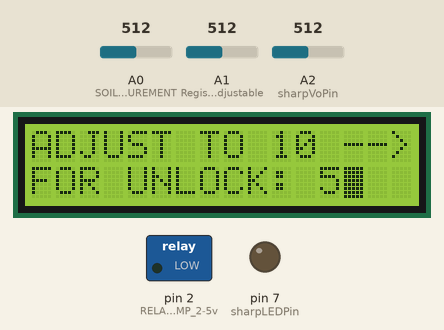
Recording of a sketch running on a simulated Arduino Uno, built with avr-gcc and run on an emulated ATmega328P. Shown: 16×2 character LCD, switched loads named in the sketch (green lamp = pin HIGH), output pins drawn as LEDs (lit = HIGH). Inputs (shaded band) come from the test bench; at power-on: A1 (Registor_adjustable) = 512, A0 (SOIL_MOISURE_MEANSUREMENT) = 512, A2 (sharpVoPin) = 512. What the sketch prints to the serial monitor is not drawn.

Above: at 4.5 s.
4.6 s: A1 (Registor_adjustable) set to 985
At 5.4 s:
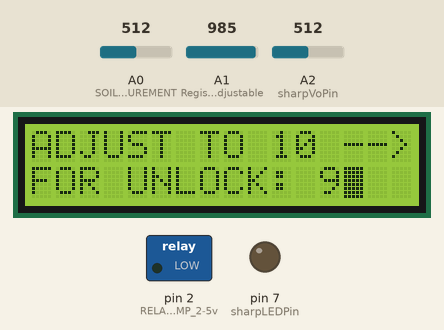
6.2 s: A1 (Registor_adjustable) set to 1011
At 8.7 s:
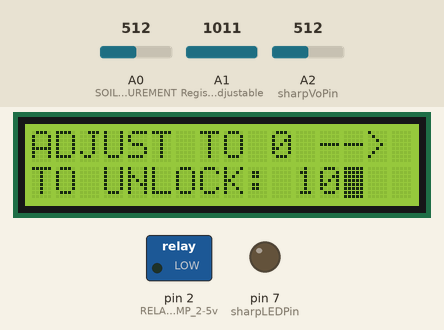
9.3 s: A1 (Registor_adjustable) set to 106
At 11.1 s:
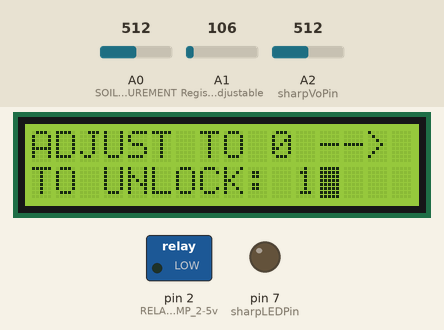
11.4 s: A1 (Registor_adjustable) set to 89
At 23.1 s:
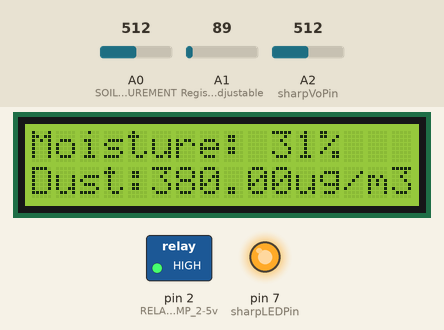
Timing chart, 0 to 25.6 s (numbered marks = the images above; inputs shaded):
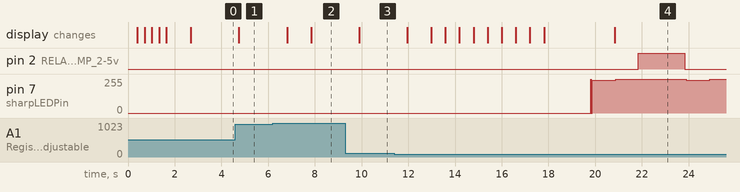

Measured:
- the behaviour switches between 999 and 1000 on A1 (Registor_adjustable) (found by bisection; images 1 and 2)
- the behaviour switches between 100 and 99 on A1 (Registor_adjustable) (found by bisection; images 3 and 4)
- after the input at 4.6 s, the display: changes after 0.15 s (image 1)
- after the input at 6.2 s, the display: first changes after 0.61 s (image 2 shows a later state)
- after the input at 9.3 s, the display: changes after 0.60 s (image 3)
- after the input at 11.4 s, pin 2 (RELAY_CONTROL_PUMP_2-5v): LOW → HIGH after 10.4 s, → LOW 2.0 s later; pin 7 (sharpLEDPin): 0/255 → 246/255 after 8.4 s, → 255/255 1.1 s later, → 245/255 3.0 s later, → 255/255 1.0 s later; the display: first changes after 0.56 s (image 4 shows a later state)

The sketch:

plantsavelife.ino
```cpp
#include <Wire.h>
#include <LiquidCrystal_I2C.h>

LiquidCrystal_I2C lcd(0x27, 2, 1, 0, 4, 5, 6, 7, 3, POSITIVE);//declare for setup LCD monitor with I2C module

//define function();
int soilconvert(int soil_moisture); // measuring humidity of soil by soil moisture senser V1.2

void airquility(); // checking air quility for SHARP GP2Y10 Dust Sensor PM2.5 module.

// Arduino pin numbers.///////////////////////////////////////////////////////////
const int sharpLEDPin = 7;   // Arduino digital pin 7 connect to sensor LED.
const int sharpVoPin = A2;   // Arduino analog pin 5 connect to sensor Vo.

#define N 100
static unsigned long VoRawTotal = 0;
static int VoRawCount = 0;

// Set the typical output voltage in Volts when there is zero dust.
static float Voc = 0.6;

// Use the typical sensitivity in units of V per 100ug/m3.
const float K = 0.5;
///////////////////////////////////////////////////////////////////////////////////

float pumpactive_duration;

bool first_cycle = true;// Defaut First Cycle of loop() there are gap while waiting for First-Cycle of loop()

int pump();//declare pump() for command pump to work.

void setup(){
    Serial.begin(9600);
    lcd.begin(16, 2);// LCD i2C SetUp
    pinMode(2, OUTPUT);//RELAY CONTROL PUMP 2-5v
    pinMode(A1, INPUT);//Registor adjustable
    pinMode(A0, INPUT);//SOIL MOISURE MEANSUREMENT V1.2
    pinMode(sharpLEDPin, OUTPUT); // Set LED pin for SHARP GP2Y10 Dust Sensor PM2.5 module.


    //BIOS MODE FOR DELEY PROGRAM;
    lcd.setCursor(0,0); //First line
    lcd.print("PLANT SAFE LIFE!");
    lcd.setCursor(0,1); //Second line
    lcd.print("  loading ");
    //RUN NUMBER PERCENT FROM 0 TO 100;
    for(int i=0; i< 101;i++){
        lcd.setCursor(10,1);
        lcd.print(i);
        lcd.print(" %");
        delay(10);
        lcd.blink();
    }
    delay(1000);
    lcd.clear();


    //SURE THAT THE SYSTEM IS SECURE
    //BY THERE IS SAFETY 2 STEPS CODE BY CONTROLABLE RESISTOR


    int unlock = 1;
    while(unlock){
      lcd.setCursor(0,0); //First line
      lcd.print("ADJUST TO 10 -->");
      int value = analogRead(A1)/100;
      lcd.setCursor(0,1);//second line
      lcd.print("FOR UNLOCK: ");
      lcd.print(value);
      delay(1000);
      lcd.clear();
      if(value == 10){
        while(unlock){
          value = analogRead(A1)/100;
          lcd.setCursor(0,0); //First line
          lcd.print("ADJUST TO 0 -->");
          lcd.setCursor(0,1);//second line
          lcd.print("TO UNLOCK: ");
          lcd.print(value);
          delay(1000);
          lcd.clear();
          if(value == 0)
            unlock = 0;
        }
      }
    }
    lcd.clear();

}
void loop() // While (true){}
{

  if(first_cycle){

  lcd.setCursor(0,0);
  lcd.print("CHECKING SENSOR");
  lcd.setCursor(0,1);
  lcd.print("status:");
  for(int i = 1; i < 9;i++){
    lcd.print("#");
    delay(600);
  }
  lcd.setCursor(0,1);
  lcd.print("status: Connect");
  delay(2000);
  first_cycle = false; // end of first Cycle preload

  }

  digitalWrite(sharpLEDPin, LOW);

  // Wait 0.28ms before taking a reading of the output voltage as per spec.
  delayMicroseconds(280);

  // Record the output voltage. This operation takes around 100 microseconds.
  int VoRaw = analogRead(sharpVoPin);

  // Turn the dust sensor LED off by setting digital pin HIGH.
  digitalWrite(sharpLEDPin, HIGH);

  // Wait for remainder of the 10ms cycle = 10000 - 280 - 100 microseconds.
  delayMicroseconds(9620);


  // Use averaging 100 value
  float Vo = VoRaw;
  VoRawTotal += VoRaw;
  VoRawCount++;
  if ( VoRawCount >= N ) {
    Vo = 1.0 * VoRawTotal / N;
    VoRawCount = 0;
    VoRawTotal = 0;
  } else {
    return;
  }

  // Compute the output voltage in Volts.
  Vo = Vo / 1024.0 * 5.0;

  // Convert to Dust Density in units of ug/m3.
  float dV = Vo - Voc;
  if ( dV < 0 ) {
    dV = 0;
    Voc = Vo;
  }
  float dustDensity = dV / K * 100.0;

  int moisture = soilconvert(analogRead(A0)); // convert analog value to percent;

  lcd.clear();//Clear Screen immediately when new value come it has delay around 10000 millisecond


  lcd.setCursor(0,0);
  lcd.print("Moisture: ");
  lcd.print(moisture);
  lcd.print("%");

  ////////////////////////////////////////////
    // Turn on the dust sensor LED by setting digital pin LOW.
  lcd.setCursor(0,1);
  lcd.print("Dust:");
  lcd.print(dustDensity);
  lcd.print("ug/m3");

  ////////////////////////////////////////////

  //display in computer
  Serial.println("Moisture:");
  Serial.println(moisture);
  Serial.println("%");
  delay(1000);


  //Watering Function
  if(moisture < 40){
     pumpactive_duration += pump();

  if(moisture > 70){
     pumpactive_duration = 0;
     }
  }
  if(pumpactive_duration > 30){
    int unlock = 1;
    while(unlock){
      lcd.setCursor(0,0); //First line
      lcd.print("!WATER OVERFLOW!");
      int value = analogRead(A1)/100;
      lcd.setCursor(0,1);//second line
      lcd.print("5 TO UNLOCK: ");
      lcd.print(value);
      delay(1000);
      lcd.clear();
      if(value == 5){
        while(unlock){
          value = analogRead(A1)/100;
          lcd.setCursor(0,0); //First line
          lcd.print("!WATER OVERFLOW!");
          lcd.setCursor(0,1);//second line
          lcd.print("0 TO UNLOCK: ");
          lcd.print(value);
          delay(1000);
          lcd.clear();
          if(value == 0){
             unlock = 0;
             pumpactive_duration = 0;
          }
        }
      }
    }
  }

}

int soilconvert(int soil_moisture){
  int percent = map(soil_moisture, 573, 380, 0, 100);
  if(percent < 0){
    percent = 0;
  }
  if(percent > 100){
    percent = 100;
  }
  return percent;

}

int pump(){
  digitalWrite(2, HIGH);
  delay(2000);
  digitalWrite(2, LOW);
  return 2;

}
```
